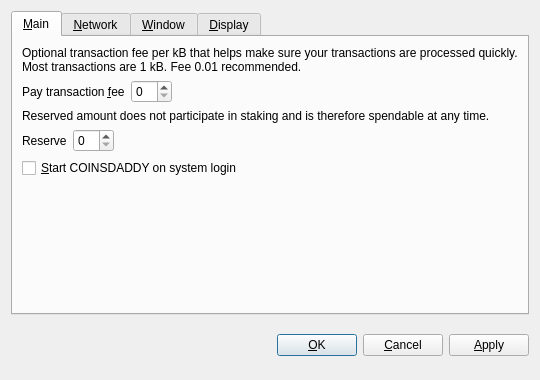
<?xml version="1.0" encoding="UTF-8"?>
<ui version="4.0">
 <class>OptionsDialog</class>
 <widget class="QDialog" name="OptionsDialog">
  <property name="geometry">
   <rect>
    <x>0</x>
    <y>0</y>
    <width>540</width>
    <height>380</height>
   </rect>
  </property>
  <property name="windowTitle">
   <string>Options</string>
  </property>
  <property name="modal">
   <bool>true</bool>
  </property>
  <layout class="QVBoxLayout" name="verticalLayout">
   <item>
    <widget class="QTabWidget" name="tabWidget">
     <property name="tabPosition">
      <enum>QTabWidget::North</enum>
     </property>
     <property name="currentIndex">
      <number>0</number>
     </property>
     <widget class="QWidget" name="tabMain">
      <attribute name="title">
       <string>&amp;Main</string>
      </attribute>
      <layout class="QVBoxLayout" name="verticalLayout_Main">
       <item>
        <widget class="QLabel" name="transactionFeeInfoLabel">
         <property name="text">
          <string>Optional transaction fee per kB that helps make sure your transactions are processed quickly. Most transactions are 1 kB. Fee 0.01 recommended.</string>
         </property>
         <property name="textFormat">
          <enum>Qt::PlainText</enum>
         </property>
         <property name="wordWrap">
          <bool>true</bool>
         </property>
        </widget>
       </item>
       <item>
        <layout class="QHBoxLayout" name="horizontalLayoutFee">
         <item>
          <widget class="QLabel" name="transactionFeeLabel">
           <property name="text">
            <string>Pay transaction &amp;fee</string>
           </property>
           <property name="textFormat">
            <enum>Qt::PlainText</enum>
           </property>
           <property name="buddy">
            <cstring>transactionFee</cstring>
           </property>
          </widget>
         </item>
         <item>
          <widget class="BitcoinAmountField" name="transactionFee"/>
         </item>
         <item>
          <spacer name="horizontalSpacerFee">
           <property name="orientation">
            <enum>Qt::Horizontal</enum>
           </property>
           <property name="sizeHint" stdset="0">
            <size>
             <width>40</width>
             <height>20</height>
            </size>
           </property>
          </spacer>
         </item>
        </layout>
       </item>
       <item>
        <widget class="QLabel" name="reserveBalanceInfoLabel">
         <property name="text">
          <string>Reserved amount does not participate in staking and is therefore spendable at any time.</string>
         </property>
         <property name="textFormat">
          <enum>Qt::PlainText</enum>
         </property>
         <property name="wordWrap">
          <bool>true</bool>
         </property>
        </widget>
       </item>
       <item>
        <layout class="QHBoxLayout" name="horizontalLayoutReserveBalance">
         <item>
          <widget class="QLabel" name="reserveBalanceLabel">
           <property name="text">
            <string>Reserve</string>
           </property>
           <property name="textFormat">
            <enum>Qt::PlainText</enum>
           </property>
           <property name="buddy">
            <cstring>reserveBalance</cstring>
           </property>
          </widget>
         </item>
         <item>
          <widget class="BitcoinAmountField" name="reserveBalance"/>
         </item>
         <item>
          <spacer name="horizontalSpacerReserveBalance">
           <property name="orientation">
            <enum>Qt::Horizontal</enum>
           </property>
           <property name="sizeHint" stdset="0">
            <size>
             <width>40</width>
             <height>20</height>
            </size>
           </property>
          </spacer>
         </item>
        </layout>
       </item>
       <item>
        <widget class="QCheckBox" name="bitcoinAtStartup">
         <property name="toolTip">
          <string>Automatically start COINSDADDY after logging in to the system.</string>
         </property>
         <property name="text">
          <string>&amp;Start COINSDADDY on system login</string>
         </property>
        </widget>
       </item>
       <item>
        <spacer name="verticalSpacer_Main">
         <property name="orientation">
          <enum>Qt::Vertical</enum>
         </property>
         <property name="sizeHint" stdset="0">
          <size>
           <width>20</width>
           <height>40</height>
          </size>
         </property>
        </spacer>
       </item>
      </layout>
     </widget>
     <widget class="QWidget" name="tabNetwork">
      <attribute name="title">
       <string>&amp;Network</string>
      </attribute>
      <layout class="QVBoxLayout" name="verticalLayout_Network">
       <item>
        <widget class="QCheckBox" name="mapPortUpnp">
         <property name="toolTip">
          <string>Automatically open the COINSDADDY client port on the router. This only works when your router supports UPnP and it is enabled.</string>
         </property>
         <property name="text">
          <string>Map port using &amp;UPnP</string>
         </property>
        </widget>
       </item>
       <item>
        <widget class="QCheckBox" name="connectSocks">
         <property name="toolTip">
          <string>Connect to the COINSDADDY network through a SOCKS proxy (e.g. when connecting through Tor).</string>
         </property>
         <property name="text">
          <string>&amp;Connect through SOCKS proxy:</string>
         </property>
        </widget>
       </item>
       <item>
        <layout class="QHBoxLayout" name="horizontalLayout_Network">
         <item>
          <widget class="QLabel" name="proxyIpLabel">
           <property name="text">
            <string>Proxy &amp;IP:</string>
           </property>
           <property name="textFormat">
            <enum>Qt::PlainText</enum>
           </property>
           <property name="buddy">
            <cstring>proxyIp</cstring>
           </property>
          </widget>
         </item>
         <item>
          <widget class="QValidatedLineEdit" name="proxyIp">
           <property name="maximumSize">
            <size>
             <width>140</width>
             <height>16777215</height>
            </size>
           </property>
           <property name="toolTip">
            <string>IP address of the proxy (e.g. 127.0.0.1)</string>
           </property>
          </widget>
         </item>
         <item>
          <widget class="QLabel" name="proxyPortLabel">
           <property name="text">
            <string>&amp;Port:</string>
           </property>
           <property name="textFormat">
            <enum>Qt::PlainText</enum>
           </property>
           <property name="buddy">
            <cstring>proxyPort</cstring>
           </property>
          </widget>
         </item>
         <item>
          <widget class="QLineEdit" name="proxyPort">
           <property name="maximumSize">
            <size>
             <width>55</width>
             <height>16777215</height>
            </size>
           </property>
           <property name="toolTip">
            <string>Port of the proxy (e.g. 9050)</string>
           </property>
          </widget>
         </item>
         <item>
          <widget class="QLabel" name="socksVersionLabel">
           <property name="text">
            <string>SOCKS &amp;Version:</string>
           </property>
           <property name="textFormat">
            <enum>Qt::PlainText</enum>
           </property>
           <property name="buddy">
            <cstring>socksVersion</cstring>
           </property>
          </widget>
         </item>
         <item>
          <widget class="QValueComboBox" name="socksVersion">
           <property name="toolTip">
            <string>SOCKS version of the proxy (e.g. 5)</string>
           </property>
          </widget>
         </item>
         <item>
          <spacer name="horizontalSpacer_Network">
           <property name="orientation">
            <enum>Qt::Horizontal</enum>
           </property>
           <property name="sizeHint" stdset="0">
            <size>
             <width>40</width>
             <height>20</height>
            </size>
           </property>
          </spacer>
         </item>
        </layout>
       </item>
       <item>
        <spacer name="verticalSpacer_Network">
         <property name="orientation">
          <enum>Qt::Vertical</enum>
         </property>
         <property name="sizeHint" stdset="0">
          <size>
           <width>20</width>
           <height>40</height>
          </size>
         </property>
        </spacer>
       </item>
      </layout>
     </widget>
     <widget class="QWidget" name="tabWindow">
      <attribute name="title">
       <string>&amp;Window</string>
      </attribute>
      <layout class="QVBoxLayout" name="verticalLayout_Window">
       <item>
        <widget class="QCheckBox" name="minimizeToTray">
         <property name="toolTip">
          <string>Show only a tray icon after minimizing the window.</string>
         </property>
         <property name="text">
          <string>&amp;Minimize to the tray instead of the taskbar</string>
         </property>
        </widget>
       </item>
       <item>
        <widget class="QCheckBox" name="minimizeOnClose">
         <property name="toolTip">
          <string>Minimize instead of exit the application when the window is closed. When this option is enabled, the application will be closed only after selecting Quit in the menu.</string>
         </property>
         <property name="text">
          <string>M&amp;inimize on close</string>
         </property>
        </widget>
       </item>
       <item>
        <spacer name="verticalSpacer_Window">
         <property name="orientation">
          <enum>Qt::Vertical</enum>
         </property>
         <property name="sizeHint" stdset="0">
          <size>
           <width>20</width>
           <height>40</height>
          </size>
         </property>
        </spacer>
       </item>
      </layout>
     </widget>
     <widget class="QWidget" name="tabDisplay">
      <attribute name="title">
       <string>&amp;Display</string>
      </attribute>
      <layout class="QVBoxLayout" name="verticalLayout_Display">
       <item>
        <layout class="QHBoxLayout" name="horizontalLayout_1_Display">
         <item>
          <widget class="QLabel" name="langLabel">
           <property name="text">
            <string>User Interface &amp;language:</string>
           </property>
           <property name="textFormat">
            <enum>Qt::PlainText</enum>
           </property>
           <property name="buddy">
            <cstring>lang</cstring>
           </property>
          </widget>
         </item>
         <item>
          <widget class="QValueComboBox" name="lang">
           <property name="toolTip">
            <string>The user interface language can be set here. This setting will take effect after restarting COINSDADDY.</string>
           </property>
          </widget>
         </item>
        </layout>
       </item>
       <item>
        <layout class="QHBoxLayout" name="horizontalLayout_2_Display">
         <item>
          <widget class="QLabel" name="unitLabel">
           <property name="text">
            <string>&amp;Unit to show amounts in:</string>
           </property>
           <property name="textFormat">
            <enum>Qt::PlainText</enum>
           </property>
           <property name="buddy">
            <cstring>unit</cstring>
           </property>
          </widget>
         </item>
         <item>
          <widget class="QValueComboBox" name="unit">
           <property name="toolTip">
            <string>Choose the default subdivision unit to show in the interface and when sending coins.</string>
           </property>
          </widget>
         </item>
        </layout>
       </item>
       <item>
        <widget class="QCheckBox" name="displayAddresses">
         <property name="toolTip">
          <string>Whether to show COINSDADDY addresses in the transaction list or not.</string>
         </property>
         <property name="text">
          <string>&amp;Display addresses in transaction list</string>
         </property>
        </widget>
       </item>
       <item>
        <widget class="QCheckBox" name="coinControlFeatures">
         <property name="toolTip">
          <string>Whether to show coin control features or not.</string>
         </property>
         <property name="text">
          <string>Display coin &amp;control features (experts only!)</string>
         </property>
        </widget>
       </item>
       <item>
        <spacer name="verticalSpacer_Display">
         <property name="orientation">
          <enum>Qt::Vertical</enum>
         </property>
         <property name="sizeHint" stdset="0">
          <size>
           <width>20</width>
           <height>40</height>
          </size>
         </property>
        </spacer>
       </item>
      </layout>
     </widget>
    </widget>
   </item>
   <item>
    <layout class="QHBoxLayout" name="horizontalLayout_Buttons">
     <item>
      <spacer name="horizontalSpacer_1">
       <property name="orientation">
        <enum>Qt::Horizontal</enum>
       </property>
       <property name="sizeHint" stdset="0">
        <size>
         <width>40</width>
         <height>48</height>
        </size>
       </property>
      </spacer>
     </item>
     <item>
      <widget class="QLabel" name="statusLabel">
       <property name="font">
        <font>
         <weight>75</weight>
         <bold>true</bold>
        </font>
       </property>
       <property name="text">
        <string/>
       </property>
       <property name="textFormat">
        <enum>Qt::PlainText</enum>
       </property>
       <property name="wordWrap">
        <bool>true</bool>
       </property>
      </widget>
     </item>
     <item>
      <spacer name="horizontalSpacer_2">
       <property name="orientation">
        <enum>Qt::Horizontal</enum>
       </property>
       <property name="sizeHint" stdset="0">
        <size>
         <width>40</width>
         <height>48</height>
        </size>
       </property>
      </spacer>
     </item>
     <item>
      <widget class="QPushButton" name="okButton">
       <property name="text">
        <string>&amp;OK</string>
       </property>
      </widget>
     </item>
     <item>
      <widget class="QPushButton" name="cancelButton">
       <property name="text">
        <string>&amp;Cancel</string>
       </property>
       <property name="autoDefault">
        <bool>false</bool>
       </property>
      </widget>
     </item>
     <item>
      <widget class="QPushButton" name="applyButton">
       <property name="text">
        <string>&amp;Apply</string>
       </property>
       <property name="autoDefault">
        <bool>false</bool>
       </property>
      </widget>
     </item>
    </layout>
   </item>
  </layout>
 </widget>
 <customwidgets>
  <customwidget>
   <class>BitcoinAmountField</class>
   <extends>QSpinBox</extends>
   <header>bitcoinamountfield.h</header>
  </customwidget>
  <customwidget>
   <class>QValueComboBox</class>
   <extends>QComboBox</extends>
   <header>qvaluecombobox.h</header>
  </customwidget>
  <customwidget>
   <class>QValidatedLineEdit</class>
   <extends>QLineEdit</extends>
   <header>qvalidatedlineedit.h</header>
  </customwidget>
 </customwidgets>
 <resources/>
 <connections/>
</ui>
